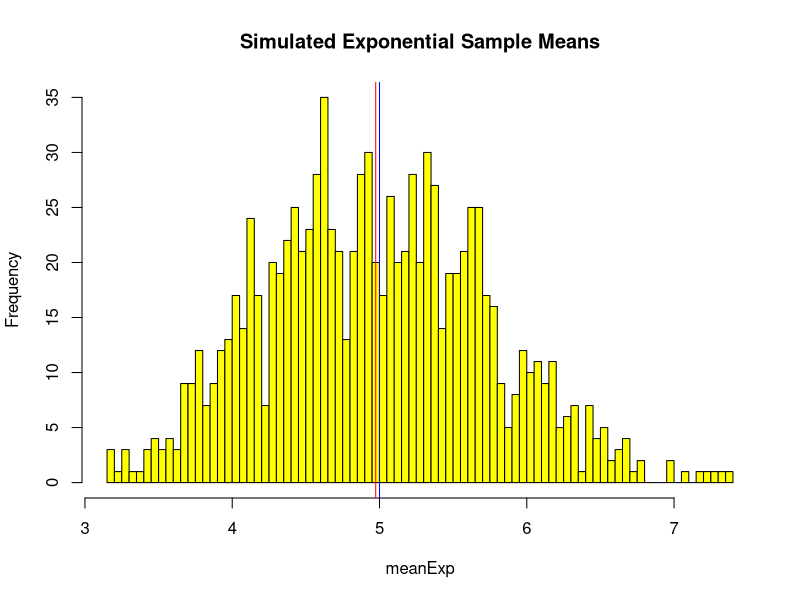
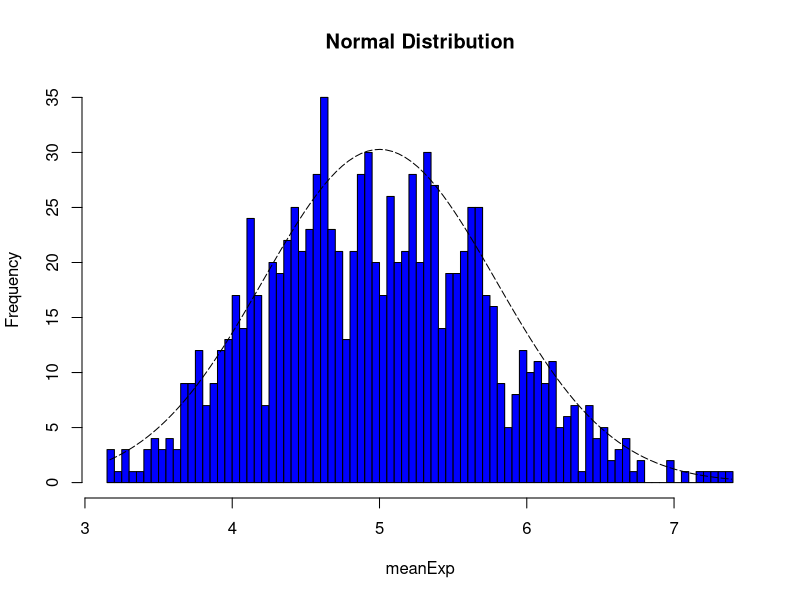

The R source for these figures, in order:
## ---- chunk 1
knitr::opts_chunk$set(echo = TRUE)
## ---- chunk 2
set.seed(1234)
## ---- chunk 3
lambda <- 0.2
n <- 40
sim <- 1000
## ---- chunk 4
simExp <- replicate(sim, rexp(n, lambda))
## ---- chunk 5
meanExp <- apply(simExp, 2, mean)
## ---- chunk 6
sampMean <- mean(meanExp)
sampMean
## ---- chunk 7
theoMean <- 1/lambda
theoMean
## ---- chunk 8
hist(meanExp, main = "Simulated Exponential Sample Means", col = "yellow", breaks = 100)
abline(v = sampMean, col = "red")
abline(v = theoMean, col = "blue")
## ---- chunk 9
sampSd <- sd(meanExp)
sampVar <- sampSd^2
sampVar
## ---- chunk 10
theoSd <- (1/lambda)/sqrt(n)
theoVar <- theoSd^2
theoVar
## ---- chunk 11
hist(meanExp, main = "Normal Distribution", col = "blue", breaks = 100)
xfit <- seq(min(meanExp), max(meanExp), length = 100)
yfit <- dnorm(xfit, mean = 1/lambda, sd = (1/lambda)/sqrt(n))
lines(xfit, yfit*60, lty = 5)
